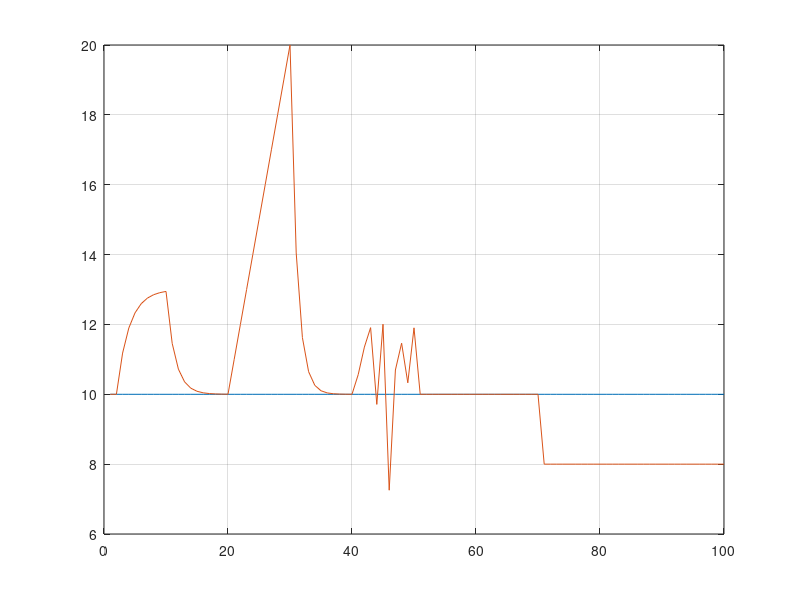

MATLAB code for this plot:
%% Sensor fault models based on Reppa et al. 2016

clear
y0 = 10*ones(1,100)% %+ 0.5* sin(1:100);
figure
plot(y0)
hold on

events.t1{1} = 2 % time step start
events.t2{1} = 10 % time step end
events.a1{1} = 0.5 % parameter in occurance evolution profile function
events.a2{1} = 0.7 % parameter in dissapearance evolution profile function
events.functiontype{1} = 'constant'; 
events.functionpar{1} = 3  %constant difference

events.t1{2} = 20 % time step start
events.t2{2} = 30 % time step end
events.a1{2} = 999999 % parameter in occurance evolution profile function
events.a2{2} = 1 % parameter in dissapearance evolution profile function
events.functiontype{2} = 'drift'; 
events.functionpar{2} = 1  %constant difference

events.t1{3} = 40 % time step start
events.t2{3} = 50 % time step end
events.a1{3} = 100 % parameter in occurance evolution profile function
events.a2{3} = 100 % parameter in dissapearance evolution profile function
events.functiontype{3} = 'normal'; 
events.functionpar{3} = 2  %constant difference

events.t1{4} = 70 % time step start
events.t2{4} = inf % time step end
events.a1{4} = 999999 % parameter in occurance evolution profile function
events.a2{4} = 0.7 % parameter in dissapearance evolution profile function
events.functiontype{4} = 'constant'; 
events.functionpar{4} = -2  %constant difference

n = length(events.t1);

df = zeros(length(y0));
beta = zeros(length(y0));
f = zeros(length(y0));

for k = 1:length(y0)
    y0k = y0(k);
    for i = 1 : n
        T1 = events.t1{i};
        T2 = events.t2{i};
        a1 = events.a1{i};
        a2 = events.a2{i};
        ftype = events.functiontype{i};
        fpar = events.functionpar{i};
        
        b1 = 0;
        b2 = 0;
        if k >= T1   
            b1 = 1 - exp(- a1 * (k-T1));
        end
        if k >= T2 
            b2 = 1 - exp(- a2 * (k-T2));
        end
         
        b = b1 - b2;
        
        phi = 0;
        
        if b > 0 
            if strcmp(ftype,'constant') 
                phi = fpar;
            end
            if strcmp(ftype,'drift') 
                phi = fpar * (k - T1);
            end
            if strcmp(ftype,'normal') 
                phi = normrnd(0,fpar);
            end
        end
        
        df = b * phi;
        
        y0k = y0k + df;
    end
    y(k) = y0k;
end

plot(y)

grid on
